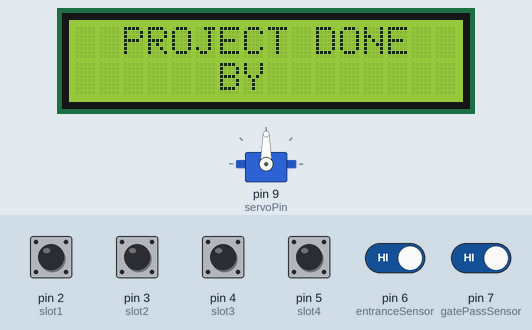
Simulated run of this sketch. Board: Arduino Uno, built with avr-gcc and run on an emulated ATmega328P. On the bench: servo, 16×2 character LCD. Inputs (shaded band) come from the test bench; at power-on: pin 2 (slot1), pin 3 (slot2), pin 4 (slot3), pin 5 (slot4), pin 6 (entranceSensor), pin 7 (gatePassSensor) HIGH. What the sketch prints to the serial monitor is not drawn.

Above: at 2.7 s.
At 13.9 s:
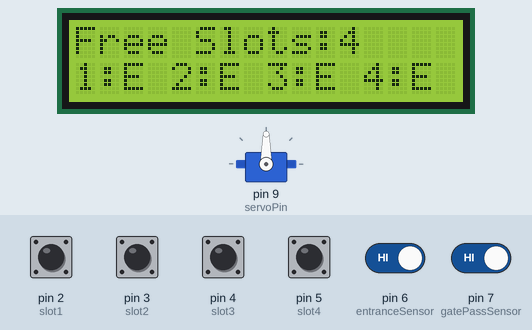
14.0 s: pin 6 (entranceSensor) driven LOW
At 15.0 s:
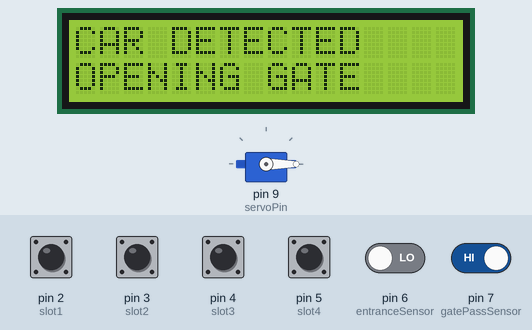
15.6 s: pin 7 (gatePassSensor) driven LOW
17.1 s: pin 7 (gatePassSensor) driven HIGH
At 18.0 s:
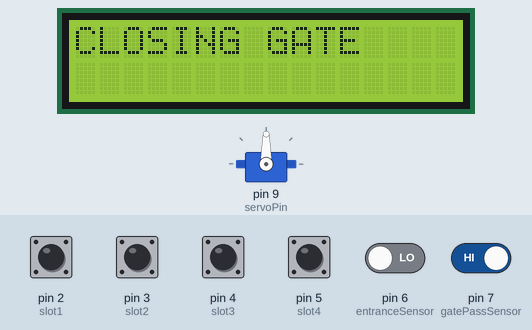
Timing chart, 0 to 25.7 s (numbered marks = the images above; inputs shaded):
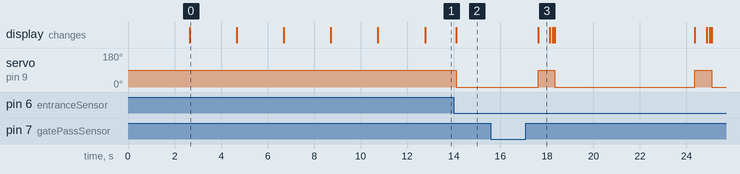

Measured:
- after the input at 14.0 s, servo on pin 9 (servoPin): 90° → 0° after 0.11 s; the display: changes after 0.11 s (image 2)
- after the input at 15.6 s, every drawn part: stays the same
- after the input at 17.1 s, servo on pin 9 (servoPin): alternates 90° for 0.72 s and 0° for 6.0 s, starting after 0.53 s; the display: changes after 0.53 s (image 3)
- what the display in image 0 shows lasts 2.0 s, from 2.7 s to 4.7 s
- what the display in image 3 shows lasts 0.5 s, from 17.6 s to 18.1 s

The sketch:

SmartCar_Code.ino
```cpp
#include <Wire.h>
#include <LiquidCrystal_I2C.h>
#include <Servo.h>

// ---------------- LCD ----------------
LiquidCrystal_I2C lcd(0x27, 16, 2);

// ---------------- Servo ----------------
Servo gateServo;

// ---------------- IR Sensors ----------------
const int slot1 = 2;
const int slot2 = 3;
const int slot3 = 4;
const int slot4 = 5;

// Entrance sensor
const int entranceSensor = 6;

// Exit/Pass sensor after gate
const int gatePassSensor = 7;

// Servo pin
const int servoPin = 9;

// ---------------- Variables ----------------
int s1, s2, s3, s4;
int totalFilled = 0;

bool gateOpened = false;

// Timing variables
unsigned long lastLCDUpdate = 0;
unsigned long lcdInterval = 500;

// ---------------- SETUP ----------------
void setup()
{
  Serial.begin(9600);

  Serial.println("=================================");
  Serial.println(" SMART CAR PARKING SYSTEM ");
  Serial.println("=================================");

  // Sensor pins
  pinMode(slot1, INPUT_PULLUP);
  pinMode(slot2, INPUT_PULLUP);
  pinMode(slot3, INPUT_PULLUP);
  pinMode(slot4, INPUT_PULLUP);

  pinMode(entranceSensor, INPUT_PULLUP);
  pinMode(gatePassSensor, INPUT_PULLUP);

  // Servo setup
  gateServo.attach(servoPin);

  // Gate closed initially
  closeGate();

  // LCD setup
  lcd.init();
  lcd.backlight();

  // ---------------- PROJECT DISPLAY ----------------
  lcd.setCursor(0, 0);
  lcd.print("  SMART CAR");

  lcd.setCursor(0, 1);
  lcd.print("PARKING SYSTEM");

  delay(2500);

  lcd.clear();
  lcd.setCursor(0, 0);
  lcd.print("  PROJECT DONE");

  lcd.setCursor(0, 1);
  lcd.print("      BY");

  delay(2000);
  lcd.clear();

  lcd.setCursor(0, 0);
  lcd.print("    AKASH R");

  delay(2000);
  lcd.clear();

  lcd.setCursor(0, 0);
  lcd.print("DHANANJAYA K M");

  delay(2000);
  lcd.clear();

  lcd.setCursor(0, 0);
  lcd.print("DHARANI DHARAN R");

  delay(2000);
  lcd.clear();

  lcd.setCursor(0, 0);
  lcd.print("    WELCOME");

  delay(2000);
  lcd.clear();

  Serial.println("System Ready");
}

// ---------------- LOOP ----------------
void loop()
{
  // Read parking slots
  readSlotSensors();

  // Print sensor values
  printSensorStatus();

  // Update LCD every 500ms
  if (millis() - lastLCDUpdate >= lcdInterval)
  {
    updateLCD();
    lastLCDUpdate = millis();
  }

  // ---------------- PARKING FULL ----------------
  if (totalFilled >= 4)
  {
    closeGate();

    Serial.println("   PARKING FULL");

    lcd.clear();
    lcd.setCursor(0, 0);
    lcd.print("  PARKING FULL");

    lcd.setCursor(0, 1);
    lcd.print("    NO SPACE");

    delay(5000);
    return;
  }

  // Detect incoming vehicle
  if (digitalRead(entranceSensor) == LOW && !gateOpened)
  {
    Serial.println("---------------------------------");
    Serial.println("Vehicle Detected At Entrance");
    Serial.println("Opening Gate");

    lcd.clear();
    lcd.setCursor(0, 0);
    lcd.print("CAR DETECTED");

    lcd.setCursor(0, 1);
    lcd.print("OPENING GATE");

    openGate();

    // Wait until car passes through gate
    waitForVehicleToPass();

    // ---------------- 2 SECOND DELAY ----------------
    delay(500);

    // Close gate
    Serial.println("Closing Gate");

    lcd.clear();
    lcd.setCursor(0, 0);
    lcd.print("CLOSING GATE");

    closeGate();

    delay(500);
    lcd.clear();
  }

  delay(100);
}

// ======================================================
// FUNCTION: READ SLOT SENSORS
// ======================================================
void readSlotSensors()
{
  s1 = digitalRead(slot1);
  s2 = digitalRead(slot2);
  s3 = digitalRead(slot3);
  s4 = digitalRead(slot4);

  totalFilled = 0;

  if (s1 == LOW) totalFilled++;
  if (s2 == LOW) totalFilled++;
  if (s3 == LOW) totalFilled++;
  if (s4 == LOW) totalFilled++;
}

// ======================================================
// FUNCTION: UPDATE LCD
// ======================================================
void updateLCD()
{
  lcd.setCursor(0, 0);

  lcd.print("Free Slots:");
  lcd.print(4 - totalFilled);
  lcd.print(" ");

  lcd.setCursor(0, 1);

  lcd.print("1:");

  if (s1 == LOW)
    lcd.print("F ");
  else
    lcd.print("E ");

  lcd.print("2:");

  if (s2 == LOW)
    lcd.print("F ");
  else
    lcd.print("E ");

  lcd.print("3:");

  if (s3 == LOW)
    lcd.print("F ");
  else
    lcd.print("E ");

  lcd.print("4:");

  if (s4 == LOW)
    lcd.print("F");
  else
    lcd.print("E");
}

// ======================================================
// FUNCTION: SERIAL DEBUG
// ======================================================
void printSensorStatus()
{
  Serial.print("S1:");
  Serial.print(s1 == LOW ? "FULL " : "EMPTY ");

  Serial.print("S2:");
  Serial.print(s2 == LOW ? "FULL " : "EMPTY ");

  Serial.print("S3:");
  Serial.print(s3 == LOW ? "FULL " : "EMPTY ");

  Serial.print("S4:");
  Serial.print(s4 == LOW ? "FULL " : "EMPTY ");

  Serial.print(" | Filled:");
  Serial.print(totalFilled);

  Serial.print(" | Entrance:");
  Serial.print(digitalRead(entranceSensor));

  Serial.print(" | Pass:");
  Serial.println(digitalRead(gatePassSensor));
}

// ======================================================
// FUNCTION: OPEN GATE
// ======================================================
void openGate()
{
  gateServo.write(0);

  gateOpened = true;

  Serial.println("Gate Opened");

  delay(500);
}

// ======================================================
// FUNCTION: CLOSE GATE
// ======================================================
void closeGate()
{
  gateServo.write(90);

  gateOpened = false;

  Serial.println("Gate Closed");
}

// ======================================================
// FUNCTION: WAIT FOR VEHICLE TO PASS
// ======================================================
void waitForVehicleToPass()
{
  Serial.println("Waiting For Vehicle To Pass");

  unsigned long startTime = millis();

  // Wait max 5 seconds
  while (millis() - startTime < 5000)
  {
    if (digitalRead(gatePassSensor) == LOW)
    {
      Serial.println("Vehicle Passing Gate");

      while (digitalRead(gatePassSensor) == LOW)
      {
        delay(50);
      }

      Serial.println("Vehicle Crossed");

      return;
    }

    delay(50);
  }

  Serial.println("Timeout - Closing Gate");
}
```
